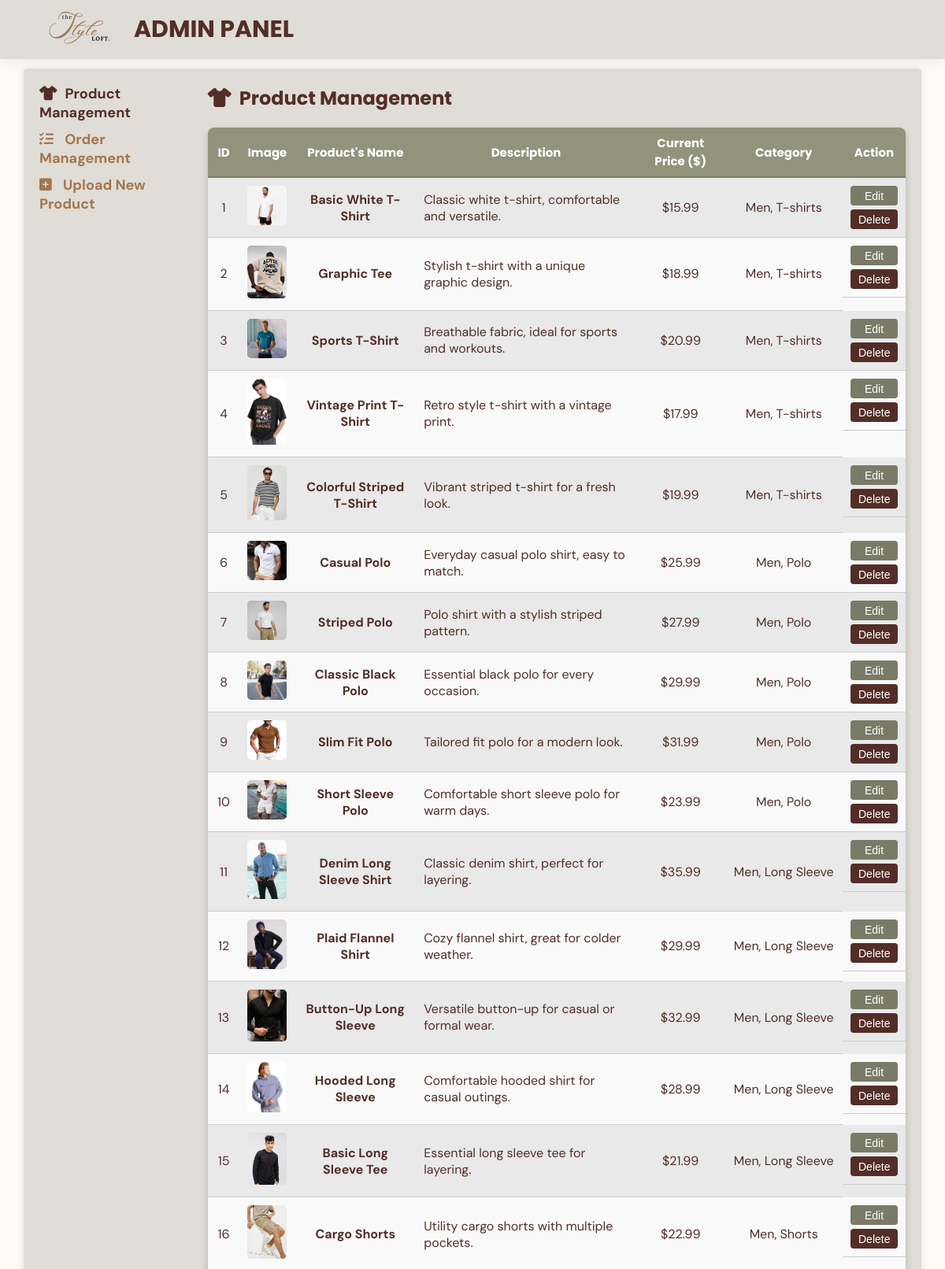
/src/productManagement.php (upper part), run on the app's committed database.
### tables this page shows
CREATE TABLE products (
    productId INT PRIMARY KEY AUTO_INCREMENT,
    productName VARCHAR(100) NOT NULL,
    descrip TEXT,
    price DECIMAL(10, 2) NOT NULL,
    productImage VARCHAR(200) NOT NULL,

    categoryId INT,
    FOREIGN KEY (categoryId) REFERENCES categories(categoryId)
);

CREATE TABLE categories (
    categoryId INT PRIMARY KEY AUTO_INCREMENT,
    gender VARCHAR(50) NOT NULL,
    category VARCHAR(50) NOT NULL
);

### src/productManagement.php (the view, shortened to what this page needs)
<!DOCTYPE html>
<html lang="en">
<head>
<link rel="stylesheet" href="../static/css/adminPanelGeneral.css">
<link rel="stylesheet" href="../static/css/productManagement.css">
</head>
<body>
    <header>
        <a href="#"><img src="../static/asset/image/logo.png" class="logo" alt="logo"></a>
        <h2>ADMIN PANEL</h2>
    </header>
    <div id="wrapper">
        <div>
            <nav>
                <ul>
                    <li><a href="productManagement.php" class="active">
                        <i class="fa-solid fa-shirt"></i>Product Management</a></li>
                    <li><a href="orderManagement.php">
                        <i class="fa-solid fa-list-check"></i> Order Management</a></li>
                    <li><a href="uploadNew.php">
                        <i class="fa-solid fa-square-plus"></i> Upload New Product</a></li>
                </ul>
            </nav>
        </div>
        <div id="rightColumn">
            <h2><i class="fa-solid fa-shirt"></i>Product Management</h2>
            <table>
                <thead>
                    <tr>
                        <th>ID</th>
                        <th>Image</th>
                        <th>Product's Name</th>
                        <th>Description</th>
                        <th>Current Price ($)</th>
                        <th>Category</th>
                        <th>Action</th>
                    </tr>
                </thead>
                <tbody>
                <?php
                $db = new mysqli('localhost', 'root', '', 'myStyleLoft');
                $query = "SELECT * FROM products JOIN categories ON products.categoryId = categories.categoryId";
                $result = $db->query($query);
                if ($result) {
                    while ($row = $result->fetch_assoc()) {
                        echo "<tr>";
                        echo '<td>'.$row['productId'].'</td>';
                        echo '<td><img src="'.$row['productImage'].'"></td>';
                        echo '<td>'.htmlspecialchars($row['productName']).'</td>';
                        echo '<td>'.htmlspecialchars($row['descrip']).'</td>';
                        echo '<td>$'.number_format($row['price'], 2).'</td>';
                        echo '<td>'.htmlspecialchars($row['gender']).', '.htmlspecialchars($row['category']).'</td>';
                        echo '<td><button type="button" id="edit" onclick="window.location.href=\'editDetails.php?id=' . $row['productId'] . '\'">Edit</button>';
                        echo '<button type="button" id="delete" onclick="window.location.href=\'deleteProduct.php?id=' . $row['productId'] . '\">Delete</button></td>';
                        echo "</tr>";
                    }
                } else {
                    echo "<tr><td colspan='7'>No products found.</td></tr>";
                }
                ?>
                </tbody>
            </table>
        </div>
    </div>
</body>
</html>

### static/css/adminPanelGeneral.css (style rules this page uses)
* { margin: 0; padding: 0; box-sizing: border-box; }
body { font-family: 'DM Sans', sans-serif; color: #532e28; background-color: #fcfbf6; margin: 0; padding: 0; }
h2, h3 { font-family: 'Poppins', sans-serif; color: #a3764d; }
header { text-align: center; display: flex; padding: 10px 50px; background-color: #E0DDD6; box-shadow: 0 5px 15px rgba(0, 0,0 , 0.06); z-index: 999; position: sticky; top: 0; }
header img { width: 100px; padding: 0; margin: 0; }
header h2 { font-size: 30px; font-weight: bold; padding-left: 20px; padding-top: 5px; color:#532e28; }
#wrapper { width: 95%; max-width: 1500px; min-width:600px; display: flex; background-color: #e0ddd6; margin: 1% auto; padding: 20px; border-radius: 5px; box-shadow: 0px 0px 10px rgba(0, 0, 0, 0.1); }
#wrapper h2 { color: #532e28; }
nav { text-align: left; font-size: 18px; color:#532e28; padding-right: 20px; }
nav li { list-style: none; font-weight: bold; padding-bottom: 10px; }
nav i { color: #a3764d; padding-right: 10px; font-size: 18px; }
nav a { text-decoration: none; color: #a3764d; }
nav li a.active { color: #532e28; }
nav a.active i { color: #532e28; }
#rightColumn { padding-left: 30px; }
#rightColumn h2 { color:#532e28; margin-bottom: 20px; }
i { padding-right: 10px; }

### static/css/productManagement.css (style rules this page uses)
table { width: 100%; border-spacing: 0; border-radius: 8px; overflow: hidden; box-shadow: 0 4px 8px rgba(0, 0, 0, 0.2); }
thead th { background-color: #91937B; color: #fff; padding: 8px; text-align: center; font-weight: bold; border-bottom: 2px solid #797b67; font-family: 'Poppins'; font-size: 15px; }
tbody tr:nth-child(even) { background-color: #f9f9f9; }
tbody tr:nth-child(odd) { background-color: #e9e9e9; }
td { text-align: center; padding: 10px; border-bottom: 1px solid #ccc; align-items: center; }
td:nth-child(3) { font-weight: bold; }
td:nth-child(4) { text-align: left; }
td:nth-child(7) { display: flex; margin: auto; justify-content: space-around; flex-wrap: wrap; align-items: stretch; align-content: center; flex-direction: column; }
td img { max-width: 50px; height: auto; border-radius: 5px; }
td button { width: 60px; height: 25px; color: white; padding: 5px 10px; border: none; border-radius: 4px; cursor: pointer; font-size: 14px; }
td button#edit { background-color: #797b67; }
td button#delete { background-color: #532e28; margin-top: 5px; }

### data on the page
products: productId "1", productImage (picture), productName "Basic White T-Shirt", descrip "Classic white t-shirt, comfortable and versatile.", price "15.99", categoryId.gender "Men", categoryId.category "T-shirts"
products: productId "2", productImage (picture), productName "Graphic Tee", descrip "Stylish t-shirt with a unique graphic design.", price "18.99", categoryId.gender "Men", categoryId.category "T-shirts"
products: productId "3", productImage (picture), productName "Sports T-Shirt", descrip "Breathable fabric, ideal for sports and workouts.", price "20.99", categoryId.gender "Men", categoryId.category "T-shirts"
products: productId "4", productImage (picture), productName "Vintage Print T-Shirt", descrip "Retro style t-shirt with a vintage print.", price "17.99", categoryId.gender "Men", categoryId.category "T-shirts"
products: productId "5", productImage (picture), productName "Colorful Striped T-Shirt", descrip "Vibrant striped t-shirt for a fresh look.", price "19.99", categoryId.gender "Men", categoryId.category "T-shirts"
products: productId "6", productImage (picture), productName "Casual Polo", descrip "Everyday casual polo shirt, easy to match.", price "25.99", categoryId.gender "Men", categoryId.category "Polo"
products: productId "7", productImage (picture), productName "Striped Polo", descrip "Polo shirt with a stylish striped pattern.", price "27.99", categoryId.gender "Men", categoryId.category "Polo"
products: productId "8", productImage (picture), productName "Classic Black Polo", descrip "Essential black polo for every occasion.", price "29.99", categoryId.gender "Men", categoryId.category "Polo"
products: productId "9", productImage (picture), productName "Slim Fit Polo", descrip "Tailored fit polo for a modern look.", price "31.99", categoryId.gender "Men", categoryId.category "Polo"
products: productId "10", productImage (picture), productName "Short Sleeve Polo", descrip "Comfortable short sleeve polo for warm days.", price "23.99", categoryId.gender "Men", categoryId.category "Polo"
products: productId "11", productImage (picture), productName "Denim Long Sleeve Shirt", descrip "Classic denim shirt, perfect for layering.", price "35.99", categoryId.gender "Men", categoryId.category "Long Sleeve"
products: productId "12", productImage (picture), productName "Plaid Flannel Shirt", descrip "Cozy flannel shirt, great for colder weather.", price "29.99", categoryId.gender "Men", categoryId.category "Long Sleeve"
products: productId "13", productImage (picture), productName "Button-Up Long Sleeve", descrip "Versatile button-up for casual or formal wear.", price "32.99", categoryId.gender "Men", categoryId.category "Long Sleeve"
products: productId "14", productImage (picture), productName "Hooded Long Sleeve", descrip "Comfortable hooded shirt for casual outings.", price "28.99", categoryId.gender "Men", categoryId.category "Long Sleeve"
products: productId "15", productImage (picture), productName "Basic Long Sleeve Tee", descrip "Essential long sleeve tee for layering.", price "21.99", categoryId.gender "Men", categoryId.category "Long Sleeve"
products: productId "16", productImage (picture), productName "Cargo Shorts", descrip "Utility cargo shorts with multiple pockets.", price "22.99", categoryId.gender "Men", categoryId.category "Shorts"
